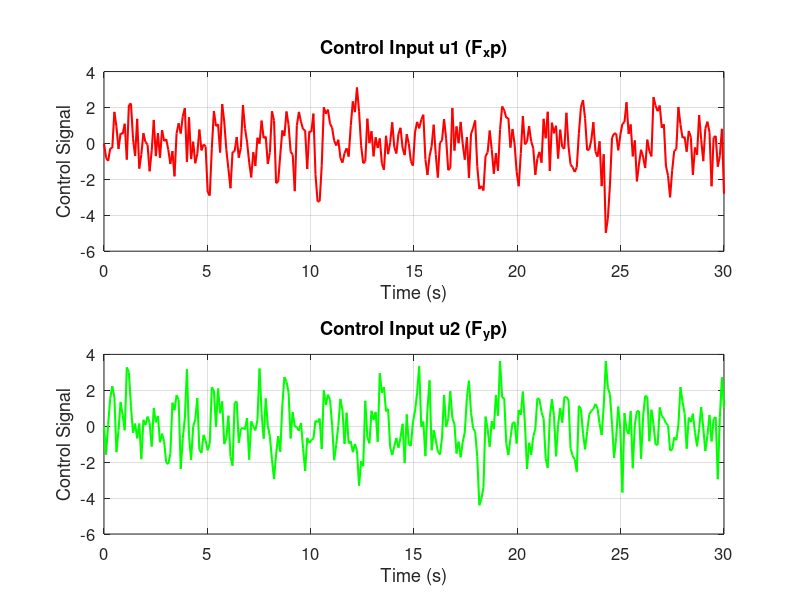
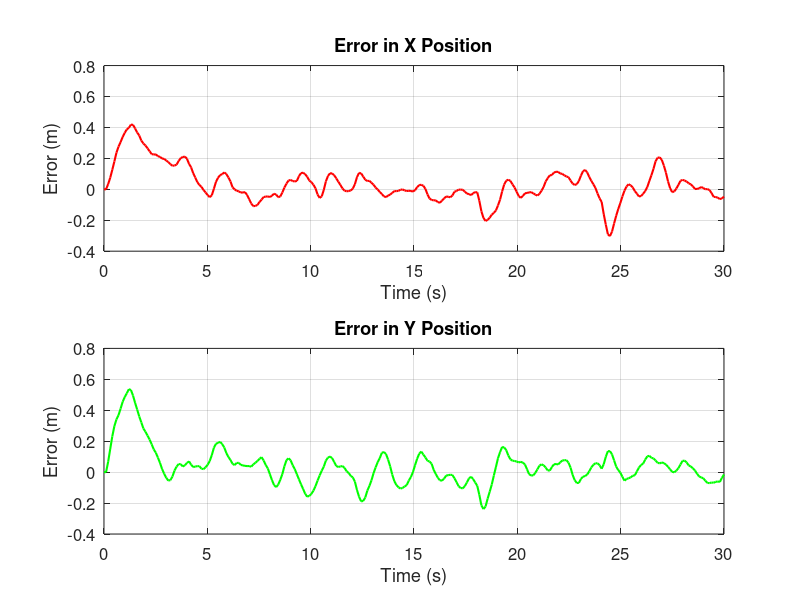
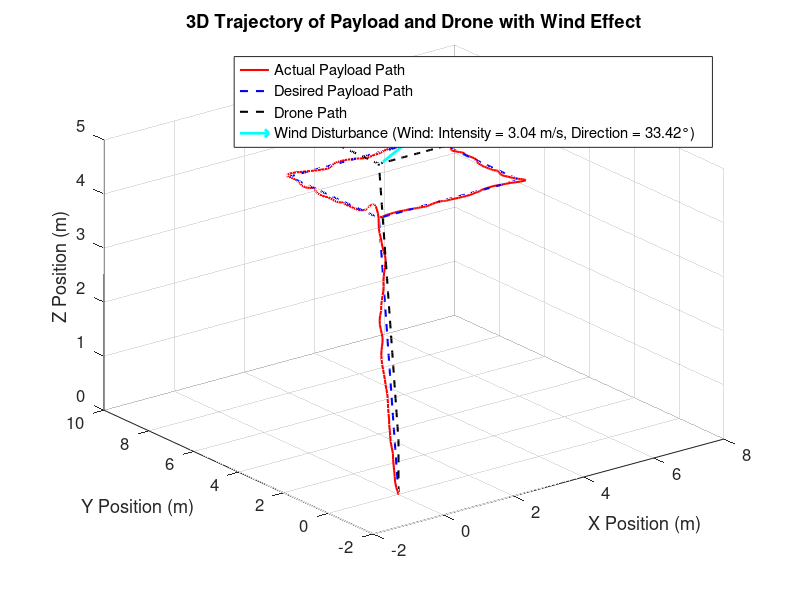
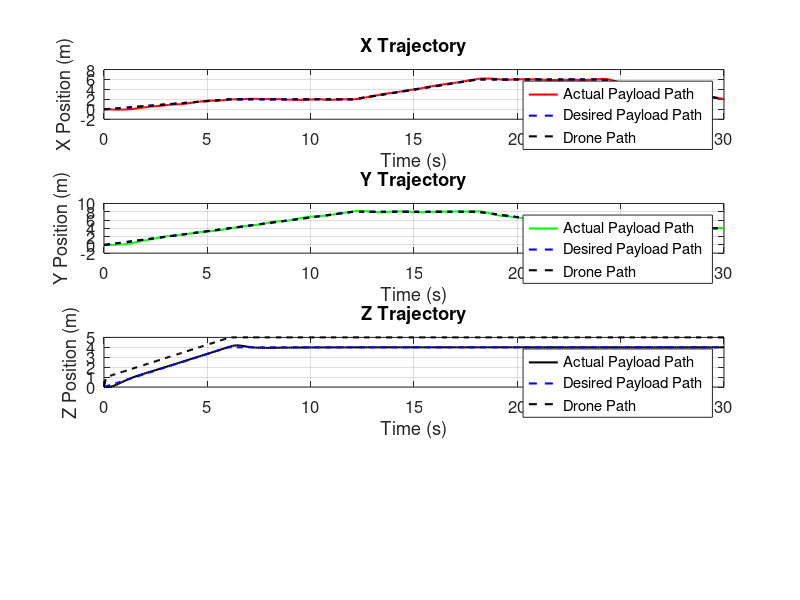

Reproduce these figures in MATLAB, in order. (Note: this script raises an error after producing the figures.)
% Initialize workspace variables
t = linspace(0, 30, 300); % Time vector from 0 to 30 seconds

% Desired drone trajectory waypoints
waypoints = [
    0, 0, 1;
    2, 4, 5;
    2, 8, 5;
    6, 8, 5;
    6, 4, 5;
    2, 4, 5
];

% Time spent at each waypoint (assuming constant speed)
waypoint_times = linspace(0, 30, size(waypoints, 1));

% Interpolate between waypoints
x_drone_des = interp1(waypoint_times, waypoints(:,1), t, 'linear');
y_drone_des = interp1(waypoint_times, waypoints(:,2), t, 'linear');
z_drone_des = interp1(waypoint_times, waypoints(:,3), t, 'linear');

% Sampling time and constants
T_s = 0.1; % Sampling time
g = 9.81; % Gravity
m_payload = 1; % Mass of the payload
m_drone = 5; % Mass of the drone
l_cable = 1; % Length of the cable

% Wind parameters
wind_min_speed_knots = 5; % Minimum wind speed in knots
wind_max_speed_knots = 10; % Maximum wind speed in knots
wind_min_speed_mps = wind_min_speed_knots * 0.51444; % Convert knots to m/s
wind_max_speed_mps = wind_max_speed_knots * 0.51444; % Convert knots to m/s

% Wind disturbance parameters
wind_disturbance_mean_knots = 4; % Peak of the Gaussian distribution in knots
wind_disturbance_mean_mps = wind_disturbance_mean_knots * 0.51444; % Convert knots to m/s
wind_disturbance_std_mps = 1; % Standard deviation for the Gaussian distribution in m/s

% Initial conditions
theta = 0; % Initial assumption
phi = 0; % Initial assumption

% Calculate the desired payload trajectory based on the drone's waypoints
x_payload_des = x_drone_des - l_cable * sin(theta) * cos(phi);
y_payload_des = y_drone_des - l_cable * sin(phi);
z_payload_des = z_drone_des - l_cable * cos(theta) * cos(phi);

% Desired payload trajectory
x_des = x_payload_des;
y_des = y_payload_des;
z_des = z_payload_des;

% State-space matrices for payload dynamics
A_d = [
    1,  T_s, 0,   0,  0,  0,  0,  0,  0,  0;
    0,  1,   0,   0,  0,  0,  T_s * (-g * sin(theta) * cos(phi) / cos(theta)), 0,  0,  0;
    0,  0,   1,   T_s, 0,  0,  0,  0,  T_s * (-g * sin(phi) / cos(theta)), 0;
    0,  0,   0,   1,   0,  0,  0,  0,  0,  0;
    0,  0,   0,   0,   1,  T_s, 0,  0,  0,  0;
    0,  0,   0,   0,   0,  1,  0,  0,  0,  0;
    0,  0,   0,   0,   0,  0,  1,  T_s, 0,  0;
    0,  0,   0,   0,   0,  0,  0,  1,  T_s * (-m_payload * g * l_cable * sin(phi) / (m_payload * g)), 0;
    0,  0,   0,   0,   0,  0,  0,  0,  1,  T_s;
    0,  0,   0,   0,   0,  0,  T_s * (m_payload * g * l_cable * tan(theta) * cos(phi) / (m_payload * g)), 0,  0,  1
];

B_d = [
    0,  0, 0;
    T_s * (1/m_payload), 0, 0;
    0,  0, 0;
    0,  T_s * (1/m_payload), 0;
    0,  0, 0;
    0,  0, T_s/m_payload;
    0,  0, 0;
    0,  0, 0;
    0,  0, 0;
    0,  0, 0
];

C = eye(10); % 10x10 Identity matrix
D = zeros(10, 3); % 10x3 Zero matrix (updated for 3 control inputs)

% PID controller parameters (tuning required)
Kp = [5; 5; 5]; % Proportional gain for X, Y, and Z
Ki = [2; 2; 2]; % Integral gain for X, Y, and Z
Kd = [3; 3; 3]; % Derivative gain for X, Y, and Z

% Number of simulations
num_simulations = 10;
rms_errors_transient = zeros(1, num_simulations);
rms_errors_steady_state = zeros(1, num_simulations);

% Time indices for calculating RMS errors
transient_time_indices = t >= 0 & t <= 8;
steady_state_time_indices = t > 8 & t <= 30;

% Run the simulation 20,000 times
for sim = 1:num_simulations
    % Initialize state vectors
    x = zeros(10, length(t)); % Payload state
    u = zeros(3, length(t)); % Control input vector with 3 inputs (for u1, u2, u3)
    e_int = zeros(3, length(t)); % Error integral
    e_prev = zeros(3, length(t)); % Previous error

    % Initialize drone position
    x_drone = x_drone_des(1);
    y_drone = y_drone_des(1);
    z_drone = z_drone_des(1);

    % Pre-allocate arrays for plotting
    x_drone_positions = zeros(1, length(t));
    y_drone_positions = zeros(1, length(t));
    z_drone_positions = zeros(1, length(t));

    % Error arrays for plotting
    error_x = zeros(1, length(t));
    error_y = zeros(1, length(t));

    for k = 1:length(t)-1
        % Wind disturbance generation using Gaussian distribution
        wind_disturbance = normrnd(wind_disturbance_mean_mps, wind_disturbance_std_mps, 2, 1); % Random disturbance in x and y directions

        % Update drone position based on desired trajectory (without wind disturbance for drone)
        x_drone = x_drone_des(k);
        y_drone = y_drone_des(k);
        z_drone = z_drone_des(k);
        
        % Store drone positions for plotting
        x_drone_positions(k+1) = x_drone;
        y_drone_positions(k+1) = y_drone;
        z_drone_positions(k+1) = z_drone;

        % Calculate the payload's desired position in relation to the drone
        x_payload_des = x_drone - l_cable * sin(theta) * cos(phi);
        y_payload_des = y_drone - l_cable * sin(phi);
        z_payload_des = z_drone - l_cable * cos(theta) * cos(phi);

        % Error calculation
        x_actual = x(1, k);
        y_actual = x(3, k);
        z_actual = x(5, k);
        
        e = [x_payload_des - x_actual; y_payload_des - y_actual; z_payload_des - z_actual];
        e_dot = (e - e_prev(:, k)) / T_s;
        e_int(:, k+1) = e_int(:, k) + e * T_s;
        
        % PID control law for x, y, and z
        u1 = Kp(1) * e(1) + Ki(1) * e_int(1, k) + Kd(1) * e_dot(1);
        u2 = Kp(2) * e(2) + Ki(2) * e_int(2, k) + Kd(2) * e_dot(2);
        u3 = Kp(3) * e(3) + Ki(3) * e_int(3, k) + Kd(3) * e_dot(3);
        
        % Ensure u1, u2, and u3 do not exceed physical limits
        max_force = 50; % Example maximum force (adjust as needed)
        u1 = min(max(u1, -max_force), max_force);
        u2 = min(max(u2, -max_force), max_force);
        max_thrust = 3; % Example maximum thrust (adjust as needed)
        u3 = min(max(u3, -max_thrust), max_thrust);

        % Add wind disturbance effect to control inputs
        u1 = u1 - wind_disturbance(1);
        u2 = u2 - wind_disturbance(2);

        u(:, k+1) = [u1; u2; u3];

        % State update based on control inputs
        x(:, k+1) = A_d * x(:, k) + B_d * u(:, k+1);
        
        % Update previous error
        e_prev(:, k+1) = e;
        
        % Store errors for plotting
        error_x(k+1) = e(1);
        error_y(k+1) = e(2);
    end

    % Calculate RMS errors for different phases
    rms_errors_transient(sim) = sqrt(mean((x(1, transient_time_indices) - x_des(transient_time_indices)).^2 + ...
                                          (x(3, transient_time_indices) - y_des(transient_time_indices)).^2 + ...
                                          (x(5, transient_time_indices) - z_des(transient_time_indices)).^2));

    rms_errors_steady_state(sim) = sqrt(mean((x(1, steady_state_time_indices) - x_des(steady_state_time_indices)).^2 + ...
                                             (x(3, steady_state_time_indices) - y_des(steady_state_time_indices)).^2 + ...
                                             (x(5, steady_state_time_indices) - z_des(steady_state_time_indices)).^2));

    % Plot the trajectories only for the first simulation
    if sim == 1
        % Plotting the results       
        % Plotting control inputs
        figure('Position', [100, 100, 800, 600]);
        subplot(2, 1, 1); % Create subplot with 2 rows, 1 column, and this is the first plot
        plot(t, u(1, :), 'r', 'LineWidth', 1.5);
        title('Control Input u1 (F_xp)', 'FontSize', 14);
        xlabel('Time (s)', 'FontSize', 12);
        ylabel('Control Signal', 'FontSize', 12);
        grid on;
        set(gca, 'FontSize', 12);
        
        % Plot u2
        subplot(2, 1, 2); % Create subplot with 2 rows, 1 column, and this is the second plot
        plot(t, u(2, :), 'g', 'LineWidth', 1.5);
        title('Control Input u2 (F_yp)', 'FontSize', 14);
        xlabel('Time (s)', 'FontSize', 12);
        ylabel('Control Signal', 'FontSize', 12);
        grid on;
        set(gca, 'FontSize', 12);
        
        
        % Plotting error in X and Y
        figure('Position', [100, 100, 800, 600]);
        subplot(2, 1, 1);
        plot(t, error_x, 'r', 'LineWidth', 1.5);
        title('Error in X Position', 'FontSize', 14);
        xlabel('Time (s)', 'FontSize', 12);
        ylabel('Error (m)', 'FontSize', 12);
        grid on;
        set(gca, 'FontSize', 12);
        
        subplot(2, 1, 2);
        plot(t, error_y, 'g', 'LineWidth', 1.5);
        title('Error in Y Position', 'FontSize', 14);
        xlabel('Time (s)', 'FontSize', 12);
        ylabel('Error (m)', 'FontSize', 12);
        grid on;
        set(gca, 'FontSize', 12);

        % Combined 3D Plot of Payload and Drone
        figure('Position', [100, 100, 800, 600]);
        plot3(x(1, :), x(3, :), x(5, :), 'r', 'LineWidth', 1.5);
        hold on;
        plot3(x_des, y_des, z_des, 'b--', 'LineWidth', 1.5);
        plot3(x_drone_positions, y_drone_positions, z_drone_positions, 'k--', 'LineWidth', 1.5);
        
        % Wind disturbance at the final position of the drone
        wind_disturbance_final = normrnd(wind_disturbance_mean_mps, wind_disturbance_std_mps, 2, 1); % Final wind disturbance
        
        % Calculate wind intensity and direction
        wind_intensity = norm(wind_disturbance_final); % Euclidean norm of the wind vector
        wind_direction = atan2d(wind_disturbance_final(2), wind_disturbance_final(1)); % Angle in degrees
        
        % Plot wind disturbance vector
        quiver3(x_drone_positions(end), y_drone_positions(end), z_drone_positions(end), ...
                wind_disturbance_final(1), wind_disturbance_final(2), 0, 2, 'c', 'LineWidth', 2);
        
        % Construct wind parameters text for the legend
        wind_params_text = sprintf('Wind: Intensity = %.2f m/s, Direction = %.2f°', wind_intensity, wind_direction);
        
        % Include wind parameters in the legend
        legend('Actual Payload Path', 'Desired Payload Path', 'Drone Path', ['Wind Disturbance (' wind_params_text ')'], 'FontSize', 10);
        
        grid on;
        title('3D Trajectory of Payload and Drone with Wind Effect', 'FontSize', 14);
        xlabel('X Position (m)', 'FontSize', 12);
        ylabel('Y Position (m)', 'FontSize', 12);
        zlabel('Z Position (m)', 'FontSize', 12);
        set(gca, 'FontSize', 12);

        figure('Position', [100, 100, 800, 600]);
        subplot(4, 1, 1);
        plot(t, x(1, :), 'r', 'LineWidth', 1.5);
        hold on;
        plot(t, x_des, 'b--', 'LineWidth', 1.5);
        plot(t, x_drone_positions, 'k--', 'LineWidth', 1.5);
        title('X Trajectory', 'FontSize', 14);
        xlabel('Time (s)', 'FontSize', 12);
        ylabel('X Position (m)', 'FontSize', 12);
        legend('Actual Payload Path', 'Desired Payload Path', 'Drone Path', 'FontSize', 10);
        grid on;
        set(gca, 'FontSize', 12);
        
        subplot(4, 1, 2);
        plot(t, x(3, :), 'g', 'LineWidth', 1.5);
        hold on;
        plot(t, y_des, 'b--', 'LineWidth', 1.5);
        plot(t, y_drone_positions, 'k--', 'LineWidth', 1.5);
        title('Y Trajectory', 'FontSize', 14);
        xlabel('Time (s)', 'FontSize', 12);
        ylabel('Y Position (m)', 'FontSize', 12);
        legend('Actual Payload Path', 'Desired Payload Path', 'Drone Path', 'FontSize', 10);
        grid on;
        set(gca, 'FontSize', 12);
        
        subplot(4, 1, 3);
        plot(t, x(5, :), 'k', 'LineWidth', 1.5);
        hold on;
        plot(t, z_des, 'b--', 'LineWidth', 1.5);
        plot(t, z_drone_positions, 'k--', 'LineWidth', 1.5);
        title('Z Trajectory', 'FontSize', 14);
        xlabel('Time (s)', 'FontSize', 12);
        ylabel('Z Position (m)', 'FontSize', 12);
        legend('Actual Payload Path', 'Desired Payload Path', 'Drone Path', 'FontSize', 10);
        grid on;
        set(gca, 'FontSize', 12);
    end
end

% Plot histogram of Transient to Steady State RMS errors
figure('Position', [100, 100, 800, 600]);
histogram(rms_errors_transient, 'Normalization', 'pdf', 'BinWidth', 0.01);
title('Histogram of Transient to Steady State RMS Errors (0-8 seconds)', 'FontSize', 14);
xlabel('RMS Error (m)', 'FontSize', 12);
ylabel('Frequency', 'FontSize', 12);
grid on;

% Fit a Gaussian distribution to the Transient to Steady State RMS errors
mu_transient = mean(rms_errors_transient);
sigma_transient = std(rms_errors_transient);

% Plot the Gaussian curve
hold on;
x_values_transient = linspace(min(rms_errors_transient), max(rms_errors_transient), 100);
gaussian_curve_transient = (1/(sigma_transient*sqrt(2*pi))) * exp(-((x_values_transient-mu_transient).^2)/(2*sigma_transient^2));
plot(x_values_transient, gaussian_curve_transient, 'r-', 'LineWidth', 2);
legend('RMS Error Distribution', 'Fitted Gaussian Curve', 'FontSize', 10);

% Plot histogram of Steady State Movement RMS errors
figure('Position', [100, 100, 800, 600]);
histogram(rms_errors_steady_state, 'Normalization', 'pdf', 'BinWidth', 0.01);
title('Histogram of Steady State RMS Errors (8-30 seconds)', 'FontSize', 14);
xlabel('RMS Error (m)', 'FontSize', 12);
ylabel('Frequency', 'FontSize', 12);
grid on;

% Fit a Gaussian distribution to the Steady State Movement RMS errors
mu_steady_state = mean(rms_errors_steady_state);
sigma_steady_state = std(rms_errors_steady_state);

% Plot the Gaussian curve
hold on;
x_values_steady_state = linspace(min(rms_errors_steady_state), max(rms_errors_steady_state), 100);
gaussian_curve_steady_state = (1/(sigma_steady_state*sqrt(2*pi))) * exp(-((x_values_steady_state-mu_steady_state).^2)/(2*sigma_steady_state^2));
plot(x_values_steady_state, gaussian_curve_steady_state, 'r-', 'LineWidth', 2);
legend('RMS Error Distribution', 'Fitted Gaussian Curve', 'FontSize', 10);
